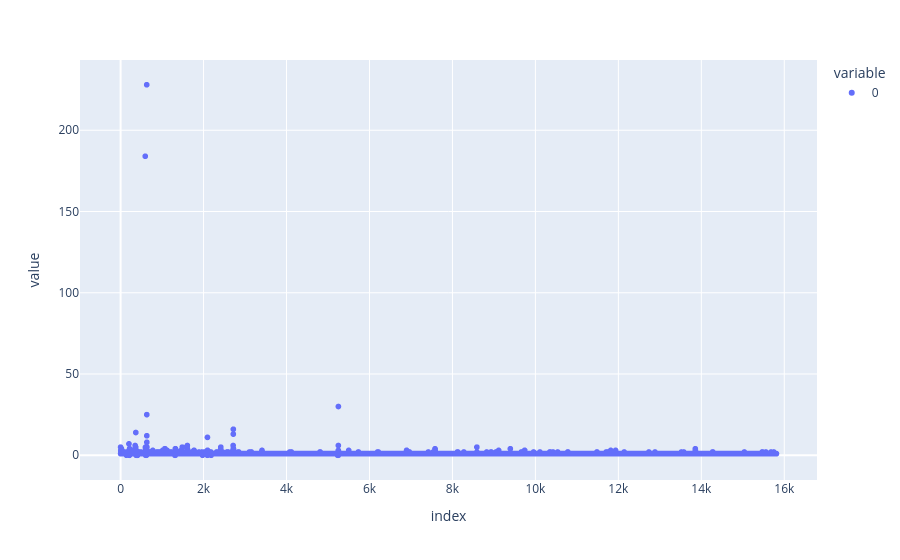

The code cell stored with this chart in its notebook:
### Code cell
di = np.round(
    np.array(
        [
            cs.distance(s1, s2)
            / (0.5 * s1.full_speed + 0.5 * s2.full_speed)
            * rough_frequency
            for (s1, _), (s2, _) in zip(samples[:-1], samples[1:])
        ]
    )
)

px.scatter(di)

### Figure 1 — Plotly figure (JSON) as saved in the notebook; plotly's stock layout.template omitted (floating-point values rounded to 4 significant figures; data arrays with more than 128 entries replaced by an {"elided": "..."} marker saying what was removed)
{"data": [{"hovertemplate": "variable=0<br>index=%{x}<br>value=%{y}<extra></extra>", "legendgroup": "0", "marker": {"color": "#636efa", "symbol": "circle"}, "mode": "markers", "name": "0", "showlegend": true, "type": "scattergl", "x": {"elided": "15811 int values"}, "xaxis": "x", "y": {"elided": "15811 float values"}, "yaxis": "y"}], "layout": {"legend": {"title": {"text": "variable"}, "tracegroupgap": 0}, "margin": {"t": 60}, "xaxis": {"anchor": "y", "domain": [0.0, 1.0], "title": {"text": "index"}}, "yaxis": {"anchor": "x", "domain": [0.0, 1.0], "title": {"text": "value"}}}}
